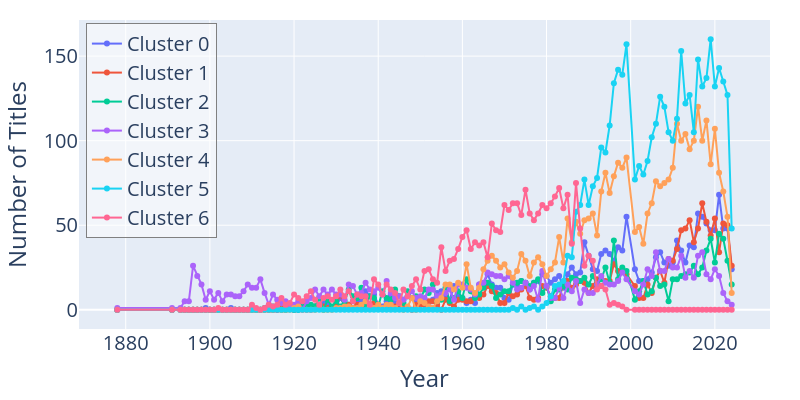

Write notebook code for a chart like this one.
### Markdown cell above
- `startYear`: This information was clearly important. DIFFERENCES TO KMEANS
    - 3: the one containing the oldest titles, but it actually has titles from all years → not just the "oldest shorts"
    - 5: since 1980s (no titles before)
    - 4: since the 1930s, but mostly since the 1960s
    - 6: only has titles from the 1910s to 1999
- `runtimeMinutes`: coherent with the insights from titleType
    - Shorter: cluster 3 median 11 (mostly shorts), cluster 4 median 30 (mostly tvEpisodes + shorts)s

### Code cell
# Define start_year_counts_by_cluster
start_year_counts_by_cluster = df_clusters.groupby(['Labels', 'startYear']).size().unstack(fill_value=0)

fig = go.Figure()

# Add a line for each cluster
for cluster in start_year_counts_by_cluster.index:
    fig.add_trace(go.Scatter(
        x=start_year_counts_by_cluster.columns,
        y=start_year_counts_by_cluster.loc[cluster],
        mode='lines+markers',
        name=f'Cluster {cluster}'
    ))

# Update layout for better interactivity
fig.update_layout(
    #title='Number of Titles by Year for Each Cluster',
    xaxis_title='Year',
    yaxis_title='Number of Titles',
    #legend_title='Clusters',
    hovermode='x unified',
    margin=dict(l=30, r=30, t=20, b=30),
    height=400,
    width=800,
    legend=dict(
        x=0.01,         # Horizontal position (0 = left, 1 = right)
        y=0.99,         # Vertical position (0 = bottom, 1 = top)
        bgcolor='rgba(255,255,255,0.5)',  # Semi-transparent background
        bordercolor='gray',
        borderwidth=1
    ),
    font=dict(size=20)

)

fig.show()

### Figure 1 — Plotly figure (JSON) as saved in the notebook; plotly's stock layout.template omitted (floating-point values rounded to 4 significant figures; data arrays with more than 128 entries replaced by an {"elided": "..."} marker saying what was removed)
{"data": [{"mode": "lines+markers", "name": "Cluster 0", "type": "scatter", "x": {"elided": "133 int values"}, "y": {"elided": "133 int values"}}, {"mode": "lines+markers", "name": "Cluster 1", "type": "scatter", "x": {"elided": "133 int values"}, "y": {"elided": "133 int values"}}, {"mode": "lines+markers", "name": "Cluster 2", "type": "scatter", "x": {"elided": "133 int values"}, "y": {"elided": "133 int values"}}, {"mode": "lines+markers", "name": "Cluster 3", "type": "scatter", "x": {"elided": "133 int values"}, "y": {"elided": "133 int values"}}, {"mode": "lines+markers", "name": "Cluster 4", "type": "scatter", "x": {"elided": "133 int values"}, "y": {"elided": "133 int values"}}, {"mode": "lines+markers", "name": "Cluster 5", "type": "scatter", "x": {"elided": "133 int values"}, "y": {"elided": "133 int values"}}, {"mode": "lines+markers", "name": "Cluster 6", "type": "scatter", "x": {"elided": "133 int values"}, "y": {"elided": "133 int values"}}], "layout": {"font": {"size": 20}, "height": 400, "hovermode": "x unified", "legend": {"bgcolor": "rgba(255,255,255,0.5)", "bordercolor": "gray", "borderwidth": 1, "x": 0.01, "y": 0.99}, "margin": {"b": 30, "l": 30, "r": 30, "t": 20}, "width": 800, "xaxis": {"title": {"text": "Year"}}, "yaxis": {"title": {"text": "Number of Titles"}}}}
